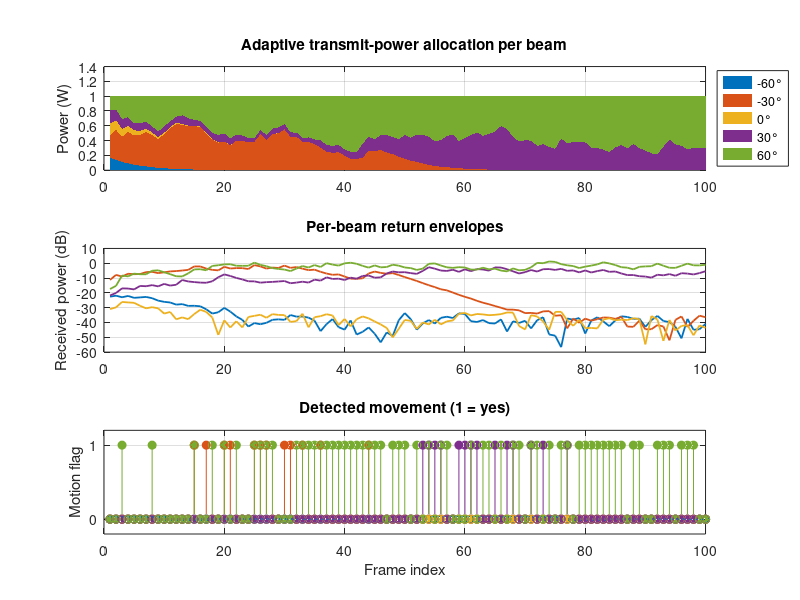

Write the MATLAB code that produced this figure.
% ------------------------------------------------------------
% Adaptive-power multi-beam demo with motion detection
% ------------------------------------------------------------
clear; clc; close all;

%% 1) Basic constants
fc      = 2.4e9;                 c = 3e8;        % carrier & light speed
lambda  = c/fc;                  d = lambda/2;   % element spacing
Nt      = 8;                     Nr = 8;         % antennas
B       = 5;                                    % beams
beamAz  = [-60 -30 0 30 60];                    % steering directions (deg)
Ptot    = 1;                                    % total TX power (W)

%% 2) Helper: array steering vector (ULA, half-wave spaced)
steer  = @(th) exp(1j*2*pi*d/lambda*(0:Nt-1).' * sind(th))/sqrt(Nt);

% Pre-compute beamforming gains g(b,k)=|a_t^H(beam)*a_t(obj)|^2
G = zeros(B, 1001);               % we will fill per frame for speed

%% 3) Object trajectories (angles in deg vs frame idx)
T       = 100;                                  % frames
objAng  = [ -30*ones(1,25) , linspace(-30,0,75) ;   % object 1 moves
             30*ones(1,T) ;                       % object 2 static
             60*ones(1,T) ];                      % object 3 static
K       = size(objAng,1);                        % # objects
sigma2n = 1e-3;                                  % noise power

RCS     = [1, 0.8, 1.2];                         % relative radar cross-sections

%% 4) Initialise power allocation & buffers
P   = ones(B,1)*Ptot/B;               % equal start
P_hist = zeros(B,T);                  % store for plotting
r_hist = zeros(B,T);
motionFlag = zeros(B,T);              % 1 where motion detected
alphaP = 0.8;                         % smoothing for power updates
smooth_r = zeros(B,1);  betaSmooth = 0.7;

%% 5) Simulation loop
for t = 1:T
    %% 5-a) Rayleigh channels for all objects this frame
    h = (randn(K,1)+1j*randn(K,1))/sqrt(2);      % K×1
    
    %% 5-b) Build per-beam gains to every object (constant over frame)
    for b = 1:B
        ab  = steer(beamAz(b));
        gSum = 0;
        for k = 1:K
            ak = steer(objAng(k,t));
            G(b,k) = abs(ab' * ak)^2;            % beam gain factor
        end
    end
    
    %% 5-c) Received power in every beam with current P(b)
    r = zeros(B,1);
    for b = 1:B
        signal = 0;
        for k = 1:K
            signal = signal + sqrt(P(b))*sqrt(G(b,k))*sqrt(RCS(k))*h(k);
        end
        r(b) = abs(signal)^2 + sigma2n/2*randn;  % power + AWGN
    end
    
    %% 5-d) Movement detection (simple energy change after smoothing)
    smooth_r = betaSmooth*smooth_r + (1-betaSmooth)*r;
    if t>1
        delta = abs(smooth_r - r_hist(:,t-1));
        thresh = 3*sqrt(sigma2n);                % coarse threshold
        motionFlag(:,t) = delta > thresh;
    end
    
    %% 5-e) Power adaptation: proportional-to-SNR rule
    snrEst = max(r - sigma2n, 0);                % quick-and-dirty SNR proxy
    if sum(snrEst)==0, snrEst = ones(B,1); end   % avoid div-by-zero
    Pnew   = Ptot * snrEst / sum(snrEst);        % redistribute
    P      = alphaP*P + (1-alphaP)*Pnew;         % smooth
       
    %% 5-f) Store histories
    P_hist(:,t) = P;
    r_hist(:,t) = smooth_r;
end

%% 6) Visualisation --------------------------------------------------
tAxis = 1:T;

figure('Position',[100 100 900 600]);

% (a) TX power allocation
subplot(3,1,1);
area(tAxis, P_hist','LineStyle','none'); grid on;
title('Adaptive transmit-power allocation per beam'); ylabel('Power (W)');
legend(arrayfun(@(x) sprintf('%d°',x),beamAz,'uni',0),"Location","eastoutside");

% (b) Smoothed received power envelopes
subplot(3,1,2);
plot(tAxis, 10*log10(r_hist'),'LineWidth',1.3); grid on;
ylabel('Received power (dB)'); title('Per-beam return envelopes');

% (c) Motion detection events
subplot(3,1,3);
stem(tAxis, motionFlag','filled'); grid on;
xlabel('Frame index'); ylabel('Motion flag');
yticks([0 1]); ylim([-0.2 1.2]);
title('Detected movement (1 = yes)');